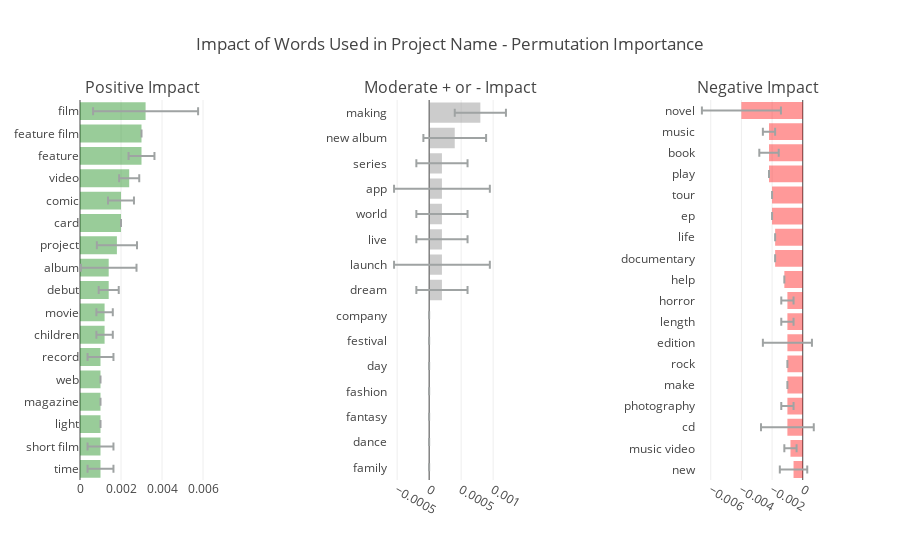

The cell this chart's notebook holds for it:
### Markdown cell above
**Inferences**  
> - Very Interesting Insights can be obtained from the above plot, There are some features which showed up higher in the relative feature importance, but when we look at their permuatation importance we see that they are not important. (Though, permutation importance results cannot be reproduced exactly because of randomness, but when I first plotted this plot I observed that launched week and month had high feature importance but lower permutation importance.)  
> - From this plot, we can again observe that our hypothesis is almost true, the project goal, duration, number of characters, number of words all are the most important features that one should look at while creating a new project page. 

### <font color="#5831bc" face="Comic Sans MS">Pressence of which keywords makes the biggest impact in the predictions?</font>  

Using permutation importance, we can also evaluate which keywords makes the biggest impact in the model prediction. Let's train another model which also uses keywords used in the project name and observe the permutation importance.

### Code cell
def clean_name(x):
    words = x.lower().split()
    cln = [wrd for wrd in words if not wrd[0].isdigit()]
    return " ".join(cln)
projects["cleaned_name"] = projects["name"].apply(lambda x : clean_name(x))

## add text features : top 100
vec = TfidfVectorizer(max_features=100, ngram_range=(1, 2), lowercase=True, stop_words="english", min_df=6)
X = vec.fit_transform(projects['cleaned_name'].values)

## append to original dataframe
vectors_df = pd.DataFrame(X.toarray(), columns=["_"+xx for xx in vec.get_feature_names()])
projects1_df = pd.concat([projects[features], vectors_df], axis=1)

## train the model
X_train, X_test, y_train, y_test = train_test_split(projects1_df, label, test_size = 0.25, random_state = 2)
X_train2, y_train2 = X_train[:15000], y_train[:15000]
X_test2, y_test2 = X_test[:1000], y_test[:1000]
model2 = RandomForestClassifier(random_state=1).fit(X_train2, y_train2)
y_pred = model2.predict(X_test2)

####### Interpretation 

from plotly import tools

perm = PermutationImportance(model2, random_state=1).fit(X_test2, y_test2)
pi_df = eli5.explain_weights_df(perm, feature_names = X_test2.columns.tolist(), feature_filter=lambda x: x[0] == '_')
pi_df["feature"] = pi_df["feature"].apply(lambda x : x[1:])
highs = pi_df[pi_df.weight >= 0.001]
med = pi_df[(pi_df.weight > -0.0005) & (pi_df.weight < 0.001)]
lows = pi_df[pi_df.weight <= -0.0005]

trace1 = go.Bar(
        orientation = "h",
        y = highs.feature[::-1],
        x = highs.weight[::-1],
        marker = dict(opacity = 0.4, color = "green" ), error_x = dict(type='data', color="#9fa3a3", array=list(highs["std"][::-1]), visible=True))
trace2 = go.Bar(
        orientation = "h",
        y = med.feature[:15][::-1],
        x = med.weight[:15][::-1],
        marker = dict(opacity = 0.4, color = "gray"), error_x = dict(type='data', color="#9fa3a3", array=list(med["std"][:15][::-1]), visible=True))
trace3 = go.Bar(
        orientation = "h",
        y = lows.feature,
        x = lows.weight,
        marker = dict(opacity = 0.4, color = "red"), error_x = dict(type='data', color="#9fa3a3", array=list(lows["std"][::-1]), visible=True))

ttls = ["Positive Impact","", "Moderate + or - Impact" ,"", "Negative Impact"]
fig = tools.make_subplots(rows=1, cols=5, print_grid=False, subplot_titles = ttls)
fig.append_trace(trace1, 1, 1)
fig.append_trace(trace2, 1, 3)
fig.append_trace(trace3, 1, 5)

fig['layout'].update(showlegend=False, title='Impact of Words Used in Project Name - Permutation Importance')
iplot(fig, filename='simple-subplot-with-annotations')

### Figure 1 — Plotly figure (JSON) as saved in the notebook; plotly's stock layout.template omitted (floating-point values rounded to 4 significant figures)
{"data": [{"error_x": {"array": [0.0006325, 0.0006325, 0, 0, 0, 0.0006325, 0.0004, 0.0004, 0.0004899, 0.001356, 0.0009798, 0, 0.0006325, 0.0004899, 0.0006325, 0, 0.002561], "color": "#9fa3a3", "type": "data", "visible": true}, "marker": {"color": "green", "opacity": 0.4}, "orientation": "h", "type": "bar", "uid": "e2413580-fba9-4021-9185-fd44a3e6d2d6", "x": [0.001, 0.001, 0.001, 0.001, 0.001, 0.001, 0.0012, 0.0012, 0.0014, 0.0014, 0.0018, 0.002, 0.002, 0.0024, 0.003, 0.003, 0.0032], "xaxis": "x", "y": ["time", "short film", "light", "magazine", "web", "record", "children", "movie", "debut", "album", "project", "card", "comic", "video", "feature", "feature film", "film"], "yaxis": "y"}, {"error_x": {"array": [0, 0, 0, 0, 0, 0, 0, 0.0004, 0.0007483, 0.0004, 0.0004, 0.0007483, 0.0004, 0.0004899, 0.0004], "color": "#9fa3a3", "type": "data", "visible": true}, "marker": {"color": "gray", "opacity": 0.4}, "orientation": "h", "type": "bar", "uid": "f0b25bfb-72a1-4a56-a89b-5e9c1ce6a5d9", "x": [0, 0, 0, 0, 0, 0, 0, 0.0002, 0.0002, 0.0002, 0.0002, 0.0002, 0.0002, 0.0004, 0.0008], "xaxis": "x3", "y": ["family", "dance", "fantasy", "fashion", "day", "festival", "company", "dream", "launch", "live", "world", "app", "series", "new album", "making"], "yaxis": "y3"}, {"error_x": {"array": [0.0008944, 0.0004, 0.00172, 0.0004, 0, 0, 0.0016, 0.0004, 0.0004, 0, 0, 0, 0, 0, 0, 0.0006325, 0.0004, 0.002577], "color": "#9fa3a3", "type": "data", "visible": true}, "marker": {"color": "red", "opacity": 0.4}, "orientation": "h", "type": "bar", "uid": "52eb3533-a065-4d67-857b-c9113afbdc2c", "x": [-0.0006, -0.0008, -0.001, -0.001, -0.001, -0.001, -0.001, -0.001, -0.001, -0.0012, -0.0018, -0.0018, -0.002, -0.002, -0.0022, -0.0022, -0.0022, -0.004], "xaxis": "x5", "y": ["new", "music video", "cd", "photography", "make", "rock", "edition", "length", "horror", "help", "documentary", "life", "ep", "tour", "play", "book", "music", "novel"], "yaxis": "y5"}], "layout": {"annotations": [{"font": {"size": 16}, "showarrow": false, "text": "Positive Impact", "x": 0.084, "xanchor": "center", "xref": "paper", "y": 1, "yanchor": "bottom", "yref": "paper"}, {"font": {"size": 16}, "showarrow": false, "text": "Moderate + or - Impact", "x": 0.5, "xanchor": "center", "xref": "paper", "y": 1, "yanchor": "bottom", "yref": "paper"}, {"font": {"size": 16}, "showarrow": false, "text": "Negative Impact", "x": 0.916, "xanchor": "center", "xref": "paper", "y": 1, "yanchor": "bottom", "yref": "paper"}], "showlegend": false, "title": {"text": "Impact of Words Used in Project Name - Permutation Importance"}, "xaxis": {"anchor": "y", "domain": [0, 0.168]}, "xaxis2": {"anchor": "y2", "domain": [0.208, 0.376]}, "xaxis3": {"anchor": "y3", "domain": [0.416, 0.584]}, "xaxis4": {"anchor": "y4", "domain": [0.624, 0.792]}, "xaxis5": {"anchor": "y5", "domain": [0.832, 1]}, "yaxis": {"anchor": "x", "domain": [0, 1]}, "yaxis2": {"anchor": "x2", "domain": [0, 1]}, "yaxis3": {"anchor": "x3", "domain": [0, 1]}, "yaxis4": {"anchor": "x4", "domain": [0, 1]}, "yaxis5": {"anchor": "x5", "domain": [0, 1]}}}
